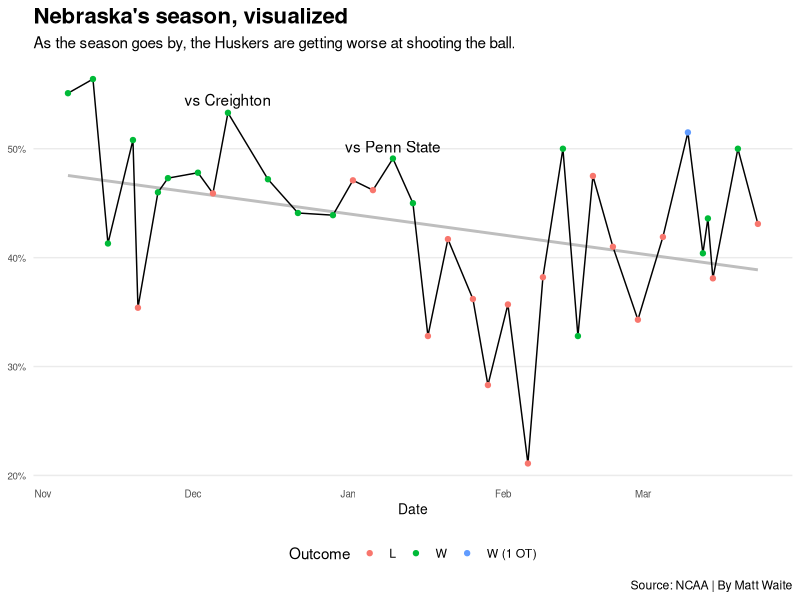

The R source for this figure:
## ---- chunk 1
library(tidyverse)
## ---- chunk 2
logs <- read_csv('data/logs19.csv')
## ---- chunk 3
max <- logs %>% group_by(Team) %>% summarise(max_games = max(Game))
## ---- chunk 4
logs <- logs %>% left_join(max)
## ---- chunk 5
nebraska <- logs %>% filter(Team == "Nebraska Cornhuskers")

head(nebraska)
## ---- chunk 6
nebraska %>% 
  mutate(grouping = case_when(
    Game <=10 ~ "First 10",
    Game >= (max_games - 10) ~ "Last 10")
    ) %>%
  group_by(Team, grouping) %>%
  summarise(
    shootingPCT = mean(TeamFGPCT)
  )
## ---- chunk 7
nebraska %>% 
  mutate(grouping = case_when(
    Game <=10 ~ "First 10",
    Game >= (max_games - 10) ~ "Last 10")
    ) %>%
  group_by(Team, grouping) %>%
  summarise(
    shootingPCT = mean(TeamFGPCT)
  ) %>% 
  spread(grouping, shootingPCT) 
## ---- chunk 8
nebraska %>% 
  mutate(grouping = case_when(
    Game <=10 ~ "First 10",
    Game >= (max_games - 10) ~ "Last 10")
    ) %>%
  group_by(Team, grouping) %>%
  summarise(
    shootingPCT = mean(TeamFGPCT)
  ) %>% 
  spread(grouping, shootingPCT) %>%
  mutate(
    change = ((`Last 10`-`First 10`)/`First 10`)*100,
    difference = (`First 10` - `Last 10`)*100
    )
## ---- chunk 9
logs %>% 
  mutate(grouping = case_when(
    Game <=10 ~ "First 10",
    Game >= (max_games - 10) ~ "Last 10")
    ) %>%
  group_by(Team, grouping) %>%
  summarise(
    shootingPCT = mean(TeamFGPCT)
  ) %>% 
  spread(grouping, shootingPCT) %>%
  mutate(
    change = ((`Last 10`-`First 10`)/`First 10`)*100,
    difference = (`First 10` - `Last 10`)*100
    ) %>% arrange(change)
## ---- chunk 10
gatherdata <- nebraska %>% 
  mutate(grouping = case_when(
    Game <=10 ~ "First 10",
    Game >= (max_games - 5) ~ "Last 5")
    ) %>%
  group_by(Team, grouping) %>%
  summarise(
    shootingPCT = mean(TeamFGPCT)
  ) %>% 
  spread(grouping, shootingPCT)
## ---- chunk 11
head(gatherdata)
## ---- chunk 12
gatherdata %>% gather(grouping, shootingPCT, -Team)
## ---- chunk 13
library(ggplot2)
## ---- chunk 14
ggplot(nebraska, aes(x=Date, y=TeamFGPCT)) + 
  geom_smooth(method='lm', se=FALSE, color="grey") + 
  geom_line() + 
  annotate("text", x=(as.Date("2018-12-08")), y=0.545, label="vs Creighton") + 
  annotate("text", x=(as.Date("2019-01-10")), y=0.502, label="vs Penn State") + 
  geom_point(aes(color = W_L)) + 
  scale_y_continuous(labels = scales::percent) + 
  labs(x="Date", y="FG percentage", title="Nebraska's season, visualized", subtitle="As the season goes by, the Huskers are getting worse at shooting the ball.", caption="Source: NCAA | By Matt Waite", color = "Outcome") +
  theme_minimal() + 
  theme(
    plot.title = element_text(size = 16, face = "bold"),
    axis.title = element_text(size = 10),
    axis.title.y = element_blank(),
    axis.text = element_text(size = 7),
    axis.ticks = element_blank(),
    panel.grid.minor = element_blank(),
    panel.grid.major.x = element_blank(),
    legend.position="bottom"
  )
